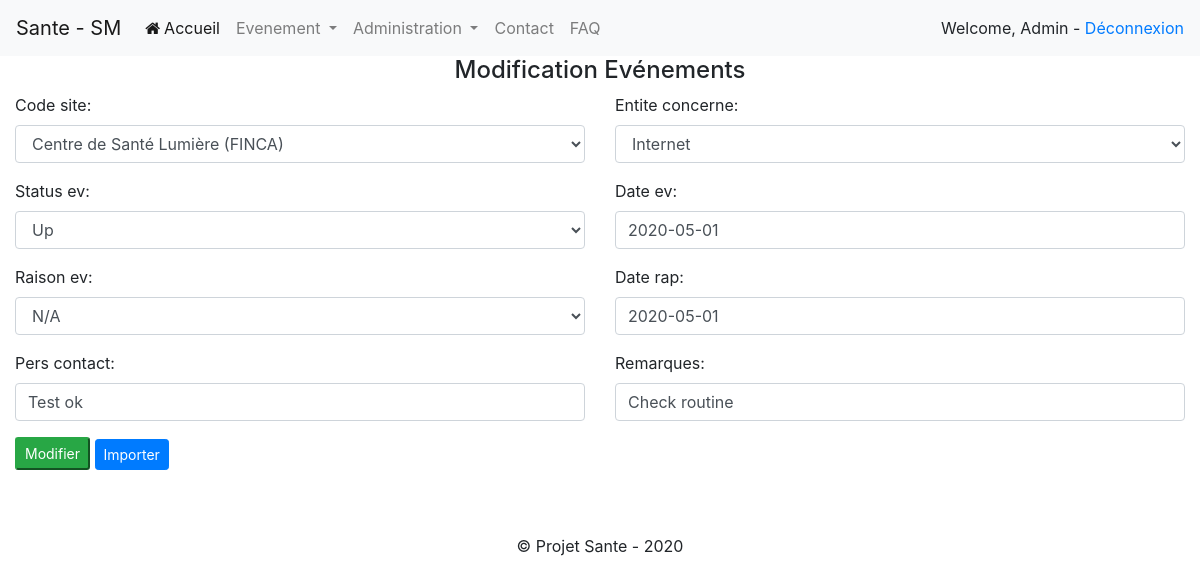
Screenshot of /edit_event/526 (signed in) with the database file from the repository.
### smonitoring/models.py (models this page shows, shortened)
class Evenement(models.Model):
	code_site = models.ForeignKey(Site, on_delete= models.CASCADE, related_name="site")
	entite_concerne = models.CharField(max_length=100, choices= [('internet','Internet'),('isante','Isante Server'),('fingerprint','Fingerprint Server')]) # internet, isante or fingerprint
	status_ev = models.CharField(max_length=10, choices= EL_CHOICES) # up, down, none
	raison_ev = models.CharField(max_length=100, choices= RAISON_CHOICES)
	date_ev = models.DateField(default=datetime.now().date())
	date_rap = models.DateField(default=datetime.now().date())
	date_entree = models.DateTimeField(default=datetime.utcnow)
	pers_contact = models.CharField(max_length=100, default=None, blank=True,null=True)
	remarques = models.CharField(max_length=100, default=None, blank=True,null=True)
	code_utilisateur = models.CharField(max_length=100)
	"""
	def __init__(self,code_site,entite_concerne,status_ev,date_ev,raison_ev,date_rap,pers_contact,remarques,date_entree,code_utilisateur):
		self.code_site=code_site
		self.entite_concerne=entite_concerne
		self.status_ev=status_ev
		self.raison_ev=raison_ev
		self.date_ev=date_ev
		self.date_rap=date_rap
		self.date_entree=date_entree
		self.pers_contact=pers_contact
		self.remarques=remarques
		self.code_utilisateur=code_utilisateur
	"""

### smonitoring/views.py (the view)
# urls.py: path("edit_event/<int:id_event>",views.edit_event,name="edit_event"),
@login_required
def edit_event(request,id_event):
	page_title = 'Modification Evénements'
	event= Evenement.objects.get(pk=id_event)
	context = {
		"page_title":page_title
	}
	if request.method == 'POST':
		form = EvenementEditForm(request.POST,instance=event)
		format_form_field(form)
		if form.is_valid():
			event_edited = form.save()
			return HttpResponseRedirect(reverse('list_events'))
	else:
		form = EvenementEditForm(instance=event)
		format_form_field(form)
	context['form']= form
	return render(request, 'event_edit.html', context)

### smonitoring/forms.py
class EvenementEditForm(ModelForm):
	class Meta:
		model = Evenement
		fields = ['code_site','entite_concerne','status_ev','date_ev','raison_ev','date_rap','pers_contact','remarques']

### smonitoring/fonctions.py (called while the page is built)
def format_form_field(form):
	for f in form:
		if not isinstance(f.field.widget, forms.SelectDateWidget):
			f.field.widget.attrs.update({'class':'form-control'})

### smonitoring/models.py (called while the page is built)
	def __str__(self):
		return f"{self.nom}"

### smonitoring/templates/event_edit.html
{% extends "layout.html" %}
{% block body %}
<section class="content">
	<h4 class="text-center">{{ page_title }}</h4>
	<form method=post>{% csrf_token%}
		<div class="row">
		{% include "_formhelpers.html" %}
		<div class="form-group col-md-6">
			<button type="submit" class="btn-sm btn-success">Modifier</button>
			<a href="" class="btn btn-primary btn-sm">Importer</a>
		</div>
		</div>
	</form>
</section>
{% endblock %}

### smonitoring/templates/layout.html (shortened to what this page needs)
<!DOCTYPE html>
<html>
<head>
	<link rel="stylesheet" href="https://maxcdn.bootstrapcdn.com/bootstrap/4.4.1/css/bootstrap.min.css">
	<link rel="stylesheet" href="https://stackpath.bootstrapcdn.com/font-awesome/4.7.0/css/font-awesome.min.css">
	{% load static %}
	<link rel="stylesheet" href="{%  static 'css/mystyle.css' %}">
</head>
<body>
	<nav class="navbar sticky-top navbar-expand-lg navbar-light bg-light">
	  <a class="navbar-brand" href="{% url 'index' %}">Sante - SM</a>
	  <div class="collapse navbar-collapse" id="navbarSupportedContent">
		<ul class="navbar-nav mr-auto">
		  <li class="nav-item active">
			<a class="nav-link" href="{% url 'index' %}"><span class="fa fa-home">&nbsp;</span>Accueil <span class="sr-only">(current)</span></a>
		  </li>
		{% if user.is_authenticated %}
		<li class="nav-item dropdown">
			<a class="nav-link dropdown-toggle" href="#" id="navbarDropdown" role="button" data-toggle="dropdown" aria-haspopup="true" aria-expanded="false">
			Evenement
			</a>
		</li>
		{% endif %}
		{% if user.is_staff %}
		<li class="nav-item dropdown">
			<a class="nav-link dropdown-toggle" href="#" id="navbarDropdown" role="button" data-toggle="dropdown" aria-haspopup="true" aria-expanded="false">
			Administration
			</a>
		</li>
		{% endif %}
		  <li class="nav-item">
			<a class="nav-link" href="#">Contact</a>
		  </li>
		  <li class="nav-item">
			<a class="nav-link" href="#" title="Foire aux questions" >FAQ</a>
		  </li>
		</ul>
		<div class="pull-right">
			{% if user.is_authenticated %}
				{% if user.first_name %}
					<span class="togle-case">Welcome, {{ user.first_name }} - </span>
				{% else %}
					<span class="togle-case">Welcome, {{ user.username }} - </span>
				{% endif %}
			<a href= "{% url 'logout' %}" >Déconnexion</a>
			{% else %}
			<a class="mr-2" href="#" ><span class="fa fa-user">&nbsp;</span>Inscription</a>
			<a class="" href="{% url 'login' %}" ><span class="fa fa-sign-in">&nbsp;</span>Connexion</a>
			{% endif %}
		</div>
	  </div>
	</nav>
	<div class="container-fluid" style="min-height:200px;">
		{% block body %}
		{% endblock body %}
	</div>
	<footer class="footer text-center mt-5">
		<p class="">&copy; Projet Sante - 2020</p>
	</footer>
</body>
</html>

### smonitoring/templates/_formhelpers.html (shortened to what this page needs)
{% for field in form %}
	{% if not field.is_hidden %}
	<div class="form-group col-sm-12 col-md-6">
		{{field.label_tag}}
		{{field}}
	</div>
	{% endif %}
{% endfor %}

### smonitoring/static/css/mystyle.css (style rules this page uses)
.togle-case { text-transform: capitalize; }

### rows the page displays
Evenement: form "Centre de Santé Lumière (FINCA)" "Internet" "Up" "2020-05-01" "N/A" "2020-05-01" "Test ok" "Check routine"

### other values shown
{{ user.username }} "Admin"
{{ page_title }} "Modification Evénements"
{{ field.label_tag }} "Code site:" "Entite concerne:" "Status ev:" "Date ev:" "Raison ev:" "Date rap:" "Pers contact:" "Remarques:"
